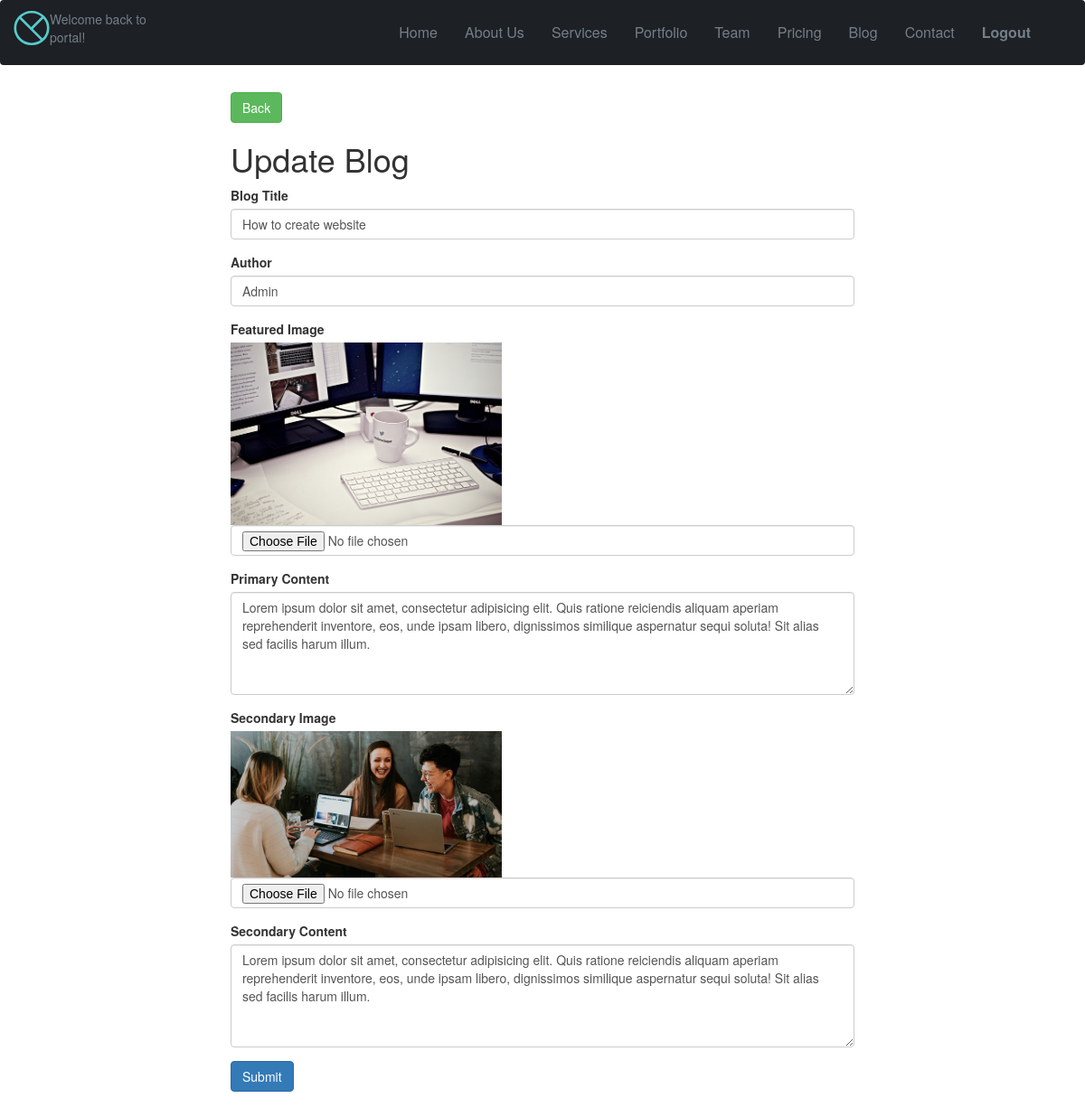
Screenshot of /admin/updateBlog.php?id=1 with the database file from the repository.
### tables this page shows
CREATE TABLE `blog` (
  `id` int(10) NOT NULL,
  `blog_title` varchar(50) NOT NULL,
  `author_name` varchar(30) NOT NULL,
  `featured_image` varchar(300) NOT NULL,
  `primary_content` varchar(2000) NOT NULL,
  `secondary_image` varchar(300) NOT NULL,
  `secondary_content` varchar(2000) NOT NULL,
  `date` varchar(30) NOT NULL
);

### config/function.php (called while the page is built, shortened)
<?php
function getBlogByID($id){
    $conn=getConnection();
    $sql="select * from blog where id='$id'";
	$result = mysqli_query($conn, $sql);
    $row = mysqli_fetch_assoc($result);
    return $row;
}
?>

### admin/updateBlog.php (the view, shortened to what this page needs)
<?php
     include '../config/function.php';
     $id=$_REQUEST['id'];
     $blogdata=getBlogByID($id);
     $blog_title=$blogdata['blog_title'];
     $author_name=$blogdata['author_name'];
     $primary_content=$blogdata['primary_content'];
     $featured_image=$blogdata['featured_image'];
     $secondary_content=$blogdata['secondary_content'];
     $secondary_image=$blogdata['secondary_image'];
?>
<!DOCTYPE html>
<html lang="en">
<head>
    <link rel="stylesheet" href="https://maxcdn.bootstrapcdn.com/bootstrap/3.3.7/css/bootstrap.min.css">
</head>
<body>
<header id="navigation" class="navbar navigation">
    <div class="container">
      <div class="navbar-header">
        <a class="navbar-brand logo" href="admin.php">
        </a>
		<div id="usertitle">
		<p>Welcome back to portal! <?php echo $_SESSION['username'] ?></p>
		</div>
      </div>
      <nav class="collapse navbar-collapse navbar-right" role="Navigation">
        <ul id="nav" class="nav navbar-nav navigation-menu">
          <li><a data-scroll href="admin.php">Home</a></li>
          <li><a data-scroll href="../index.php#about">About Us</a></li>
          <li><a data-scroll href="../index.php#services">Services</a></li>
          <li><a data-scroll href="../index.php#portfolio">Portfolio</a></li>
          <li><a data-scroll href="../index.php#our-team">Team</a></li>
          <li><a data-scroll href="../index.php#pricing">Pricing</a></li>
          <li><a data-scroll href="../index.php#blog">Blog</a></li>
          <li><a data-scroll href="../index.php#contact-us">Contact</a></li>
		  <li><a data-scroll href="../logout.php"><b>Logout</b></a></li>
        </ul>
      </nav>
    </div>
  </header>
<div class='container add'>
<a class="btn btn-success" href="viewBlog.php">Back</a>
    <h1>Update Blog</h1>
    <form method='post' action='updateBlogProcess.php?id=<?=$id?>' enctype="multipart/form-data">
        <div class="form-group">
            <label for="blog_title">Blog Title</label>
            <input type="text" class="form-control" name="blog_title" value='<?=$blog_title?>' required>
        </div>
        <div class="form-group">
            <label for="author_name">Author</label>
            <input type="text" class="form-control" name="author_name" value='<?=$author_name?>' required>
        </div>
        <div class="form-group">
            <label for="featured_image">Featured Image</label>
            <img class="blog-image" src="../images/blog/<?=$featured_image?>">
            <input type="file" class="form-control" name="featured_image">
        </div>
        <div class="form-group">
            <label for="primary_content">Primary Content</label>
            <textarea class="form-control" name="primary_content" id="primary_content" cols="30" rows="5" required><?=$primary_content?></textarea>
        </div>
        <div class="form-group">
            <label for="secondary_image">Secondary Image</label>
            <img class="blog-image" src="../images/blog/<?=$secondary_image?>">
            <input type="file" class="form-control" name="secondary_image">
        </div>
        <div class="form-group">
            <label for="secondary_content">Secondary Content</label>
            <textarea class="form-control" name="secondary_content" id="secondary_content" cols="30" rows="5" required><?=$secondary_content?></textarea>
        </div>
        <button type="submit" class="btn btn-primary">Submit</button>
    </form>
    <br><br>
</div>
</body>
</html>

### admin/updateBlog.php (style rules this page uses)
.blog-image { width: 300px; display: block; }
.add { margin-top: 30px; width: 60%; }
.navigation { background-color: #1d2024; width: 100%; z-index: 99; margin-bottom: 0; padding: 10px; }
.navigation .logo { padding: 0; height: auto; margin-top: 0; }
.navigation .navigation-menu li a { font-size: 16px; color: #737f8a; }
#usertitle p { color: #737f8a; }

### rows the page displays
blog: blog_title "How to create website", author_name "Admin", featured_image (picture), primary_content "Lorem ipsum dolor sit amet, consectetur adipisicing elit. Quis ratione reiciendis aliquam aperiam reprehenderit inventore, eos, unde ipsam libero, dignissimos similique aspernatur sequi soluta! Sit alias sed facilis harum illum.", secondary_image (picture), secondary_content "Lorem ipsum dolor sit amet, consectetur adipisicing elit. Quis ratione reiciendis aliquam aperiam reprehenderit inventore, eos, unde ipsam libero, dignissimos similique aspernatur sequi soluta! Sit alias sed facilis harum illum."
